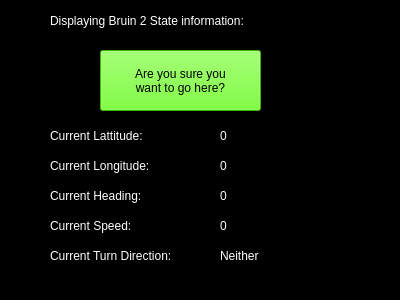
<?xml version="1.0" encoding="UTF-8"?>
<ui version="4.0">
 <class>Form</class>
 <widget class="QWidget" name="Form">
  <property name="geometry">
   <rect>
    <x>0</x>
    <y>0</y>
    <width>400</width>
    <height>300</height>
   </rect>
  </property>
  <property name="windowTitle">
   <string>Form</string>
  </property>
  <widget class="QLabel" name="lbl_black">
   <property name="geometry">
    <rect>
     <x>-30</x>
     <y>-20</y>
     <width>461</width>
     <height>341</height>
    </rect>
   </property>
   <property name="styleSheet">
    <string notr="true">background-color: rgb(0, 0, 0);</string>
   </property>
   <property name="text">
    <string/>
   </property>
   <property name="scaledContents">
    <bool>true</bool>
   </property>
  </widget>
  <widget class="QLabel" name="lbl_directiondata">
   <property name="geometry">
    <rect>
     <x>220</x>
     <y>180</y>
     <width>121</width>
     <height>31</height>
    </rect>
   </property>
   <property name="styleSheet">
    <string notr="true">color: rgb(255, 255, 255);</string>
   </property>
   <property name="text">
    <string>0</string>
   </property>
  </widget>
  <widget class="QLabel" name="lbl_latittudedata">
   <property name="geometry">
    <rect>
     <x>220</x>
     <y>120</y>
     <width>121</width>
     <height>31</height>
    </rect>
   </property>
   <property name="styleSheet">
    <string notr="true">color: rgb(255, 255, 255);</string>
   </property>
   <property name="text">
    <string>0</string>
   </property>
  </widget>
  <widget class="QLabel" name="lbl_direction">
   <property name="geometry">
    <rect>
     <x>50</x>
     <y>180</y>
     <width>151</width>
     <height>31</height>
    </rect>
   </property>
   <property name="styleSheet">
    <string notr="true">color: rgb(255, 255, 255);</string>
   </property>
   <property name="text">
    <string>Current Heading:</string>
   </property>
  </widget>
  <widget class="QLabel" name="lbl_longitudedata">
   <property name="geometry">
    <rect>
     <x>220</x>
     <y>150</y>
     <width>121</width>
     <height>31</height>
    </rect>
   </property>
   <property name="styleSheet">
    <string notr="true">color: rgb(255, 255, 255);</string>
   </property>
   <property name="text">
    <string>0</string>
   </property>
  </widget>
  <widget class="QLabel" name="lbl_longitude">
   <property name="geometry">
    <rect>
     <x>50</x>
     <y>150</y>
     <width>151</width>
     <height>31</height>
    </rect>
   </property>
   <property name="styleSheet">
    <string notr="true">color: rgb(255, 255, 255);</string>
   </property>
   <property name="text">
    <string>Current Longitude:</string>
   </property>
  </widget>
  <widget class="QLabel" name="lbl_lattitude">
   <property name="geometry">
    <rect>
     <x>50</x>
     <y>120</y>
     <width>151</width>
     <height>31</height>
    </rect>
   </property>
   <property name="styleSheet">
    <string notr="true">color: rgb(255, 255, 255);</string>
   </property>
   <property name="text">
    <string>Current Lattitude:</string>
   </property>
  </widget>
  <widget class="QLabel" name="lbl_description">
   <property name="geometry">
    <rect>
     <x>50</x>
     <y>-10</y>
     <width>281</width>
     <height>61</height>
    </rect>
   </property>
   <property name="styleSheet">
    <string notr="true">color: rgb(255, 255, 255);</string>
   </property>
   <property name="text">
    <string>Displaying Bruin 2 State information:</string>
   </property>
  </widget>
  <widget class="QPushButton" name="btn_go">
   <property name="geometry">
    <rect>
     <x>100</x>
     <y>50</y>
     <width>161</width>
     <height>61</height>
    </rect>
   </property>
   <property name="styleSheet">
    <string notr="true">background-color: rgb(85, 255, 0);</string>
   </property>
   <property name="text">
    <string>Are you sure you 
want to go here?</string>
   </property>
  </widget>
  <widget class="QLabel" name="lbl_speed">
   <property name="geometry">
    <rect>
     <x>50</x>
     <y>210</y>
     <width>151</width>
     <height>31</height>
    </rect>
   </property>
   <property name="styleSheet">
    <string notr="true">color: rgb(255, 255, 255);</string>
   </property>
   <property name="text">
    <string>Current Speed:</string>
   </property>
  </widget>
  <widget class="QLabel" name="lbl_speedData">
   <property name="geometry">
    <rect>
     <x>220</x>
     <y>210</y>
     <width>121</width>
     <height>31</height>
    </rect>
   </property>
   <property name="styleSheet">
    <string notr="true">color: rgb(255, 255, 255);</string>
   </property>
   <property name="text">
    <string>0</string>
   </property>
  </widget>
  <widget class="QLabel" name="lbl_turndirection">
   <property name="geometry">
    <rect>
     <x>50</x>
     <y>240</y>
     <width>161</width>
     <height>31</height>
    </rect>
   </property>
   <property name="styleSheet">
    <string notr="true">color: rgb(255, 255, 255);</string>
   </property>
   <property name="text">
    <string>Current Turn Direction:</string>
   </property>
  </widget>
  <widget class="QLabel" name="lbl_turnDirectiondata">
   <property name="geometry">
    <rect>
     <x>220</x>
     <y>240</y>
     <width>121</width>
     <height>31</height>
    </rect>
   </property>
   <property name="styleSheet">
    <string notr="true">color: rgb(255, 255, 255);</string>
   </property>
   <property name="text">
    <string>Neither</string>
   </property>
  </widget>
 </widget>
 <resources/>
 <connections/>
</ui>
